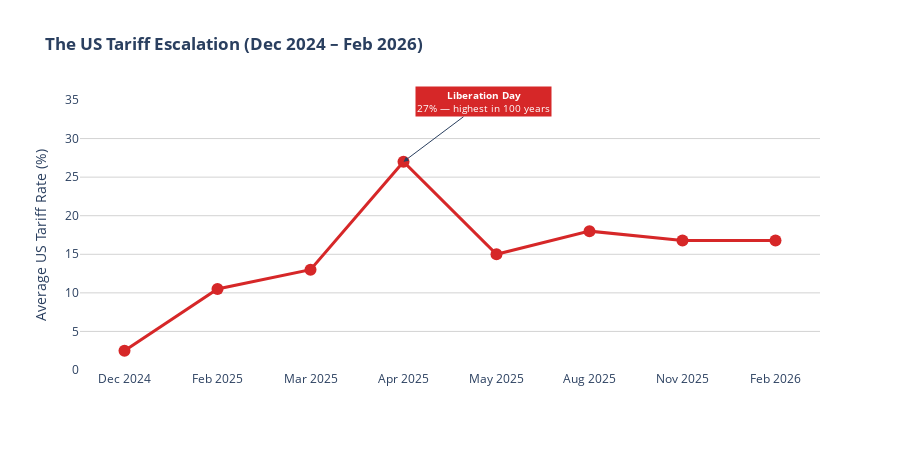

Notebook code cell kept with this figure:
### Code cell
timeline = pd.DataFrame({
    'date': ['Dec 2024','Feb 2025','Mar 2025','Apr 2025', 
             'May 2025','Aug 2025','Nov 2025','Feb 2026'],
    'avg_rate': [2.5, 10.5, 13.0, 27.0, 15.0, 18.0, 16.8, 16.8],
    'event': [
        'Pre-tariff baseline',
        'Canada/Mexico/China IEEPA tariffs begin',
        'Steel & Aluminum raised to 25%',
        'Liberation Day — US tariffs hit 100-year high',
        'US-China truce — partial reduction',
        'Country-specific reciprocal tariffs resume',
        'Xi-Trump meeting — China truce extended 1 year',
        'India secondary tariff lifted — interim deal'
    ]
})

fig1 = go.Figure()

fig1.add_trace(go.Scatter(
    x=timeline['date'],
    y=timeline['avg_rate'],
    mode='lines+markers',
    line=dict(color='#d62728', width=3),
    marker=dict(size=12, color='#d62728'),
    hovertext=timeline['event'],
    hovertemplate='<b>%{x}</b><br>Rate: %{y}%<br>%{hovertext}<extra></extra>'
))
fig1.add_annotation(
    x='Apr 2025', y=27,
    text='<b>Liberation Day</b><br>27% — highest in 100 years',
    showarrow=True, arrowhead=2,
    bgcolor='#d62728', font=dict(color='white', size=10),
    ax=80, ay=-60
)

fig1.update_layout(
    title='<b>The US Tariff Escalation (Dec 2024 – Feb 2026)</b>',
    xaxis_title='',
    yaxis_title='Average US Tariff Rate (%)',
    height=450,
    plot_bgcolor='white',
    yaxis=dict(gridcolor='lightgray', range=[0, 35])
)

fig1.show()

if not os.path.exists('../reports'):
    os.makedirs('../reports')
fig1.write_html('../reports/viz1_escalation_timeline.html')
print("✅ Chart displayed and saved to reports/viz1_escalation_timeline.html")

### Figure 1 — Plotly figure (JSON) as saved in the notebook; plotly's stock layout.template omitted (floating-point values rounded to 4 significant figures)
{"data": [{"hovertemplate": "<b>%{x}</b><br>Rate: %{y}%<br>%{hovertext}<extra></extra>", "hovertext": ["Pre-tariff baseline", "Canada/Mexico/China IEEPA tariffs begin", "Steel & Aluminum raised to 25%", "Liberation Day — US tariffs hit 100-year high", "US-China truce — partial reduction", "Country-specific reciprocal tariffs resume", "Xi-Trump meeting — China truce extended 1 year", "India secondary tariff lifted — interim deal"], "line": {"color": "#d62728", "width": 3}, "marker": {"color": "#d62728", "size": 12}, "mode": "lines+markers", "type": "scatter", "x": ["Dec 2024", "Feb 2025", "Mar 2025", "Apr 2025", "May 2025", "Aug 2025", "Nov 2025", "Feb 2026"], "y": [2.5, 10.5, 13.0, 27.0, 15.0, 18.0, 16.8, 16.8]}], "layout": {"annotations": [{"arrowhead": 2, "ax": 80, "ay": -60, "bgcolor": "#d62728", "font": {"color": "white", "size": 10}, "showarrow": true, "text": "<b>Liberation Day</b><br>27% — highest in 100 years", "x": "Apr 2025", "y": 27}], "height": 450, "plot_bgcolor": "white", "title": {"text": "<b>The US Tariff Escalation (Dec 2024 – Feb 2026)</b>"}, "xaxis": {"title": {"text": ""}}, "yaxis": {"gridcolor": "lightgray", "range": [0, 35], "title": {"text": "Average US Tariff Rate (%)"}}}}
